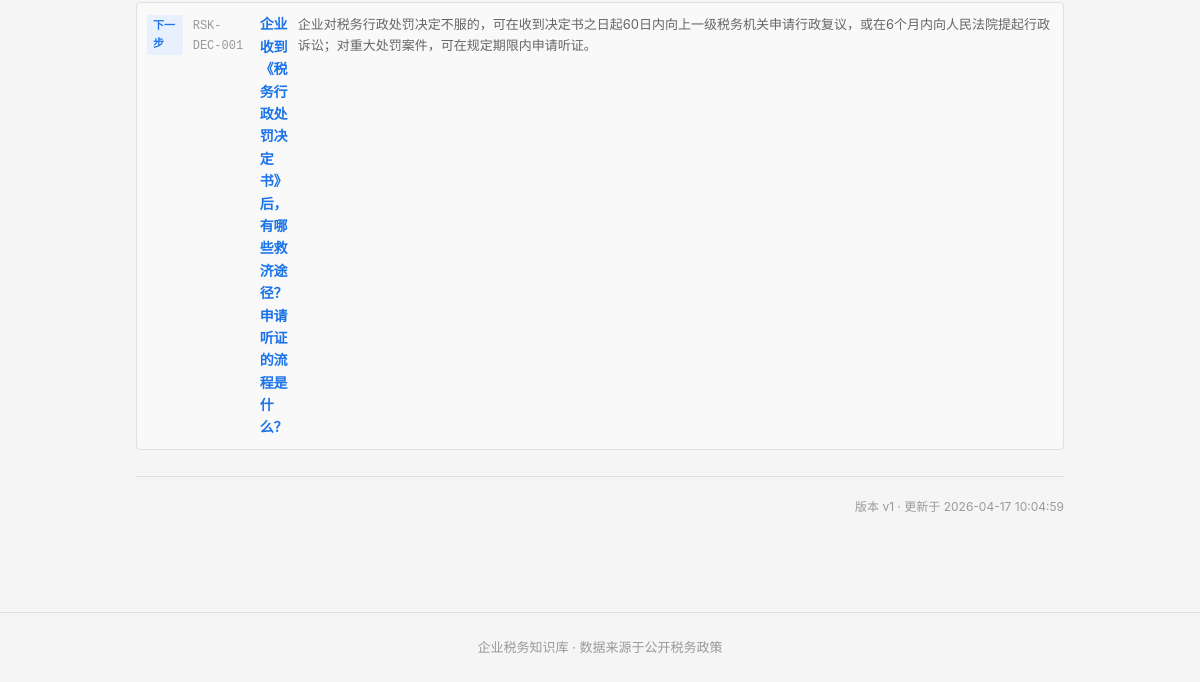
Page /question/RSK-TAX-001 (lower part) on the earlier database version.
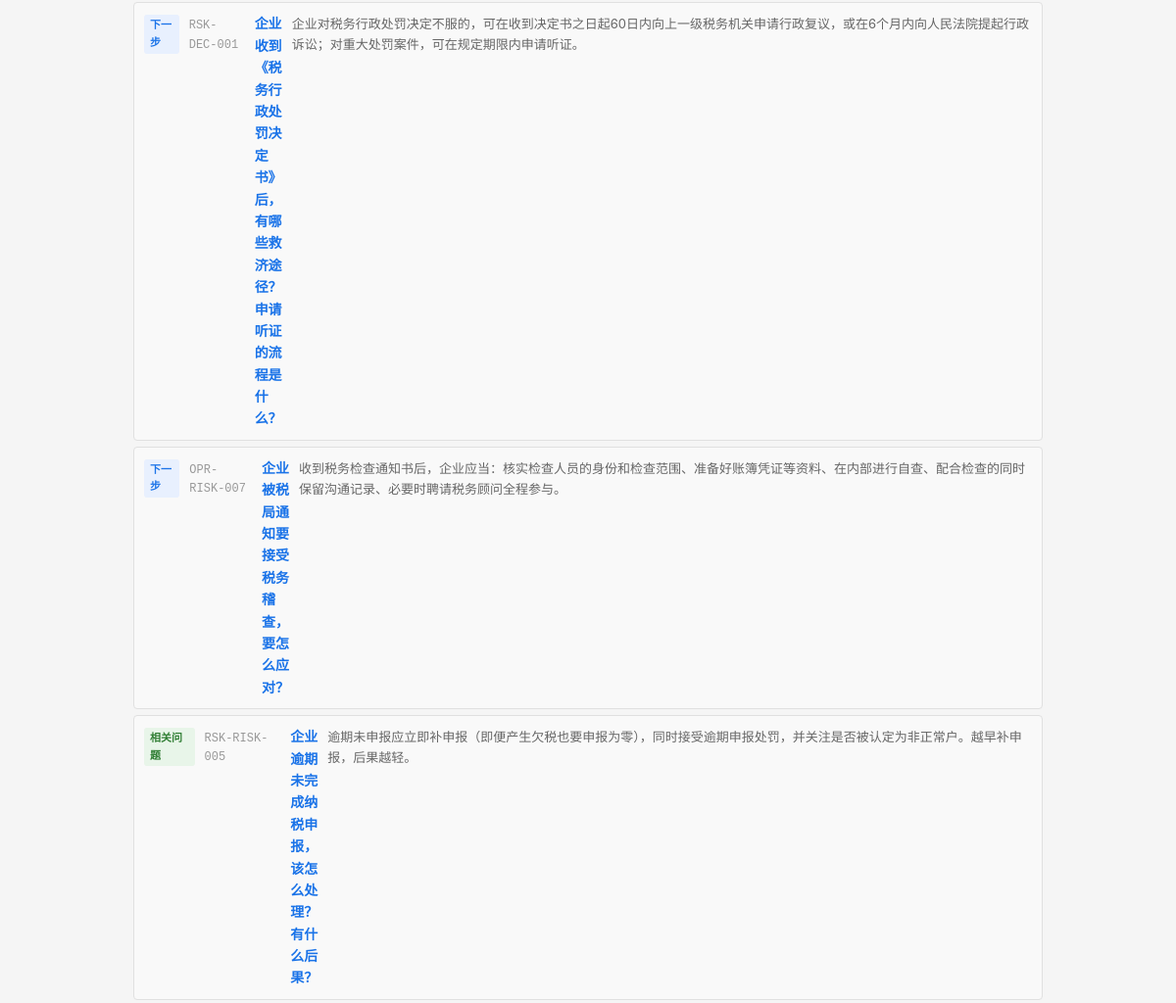
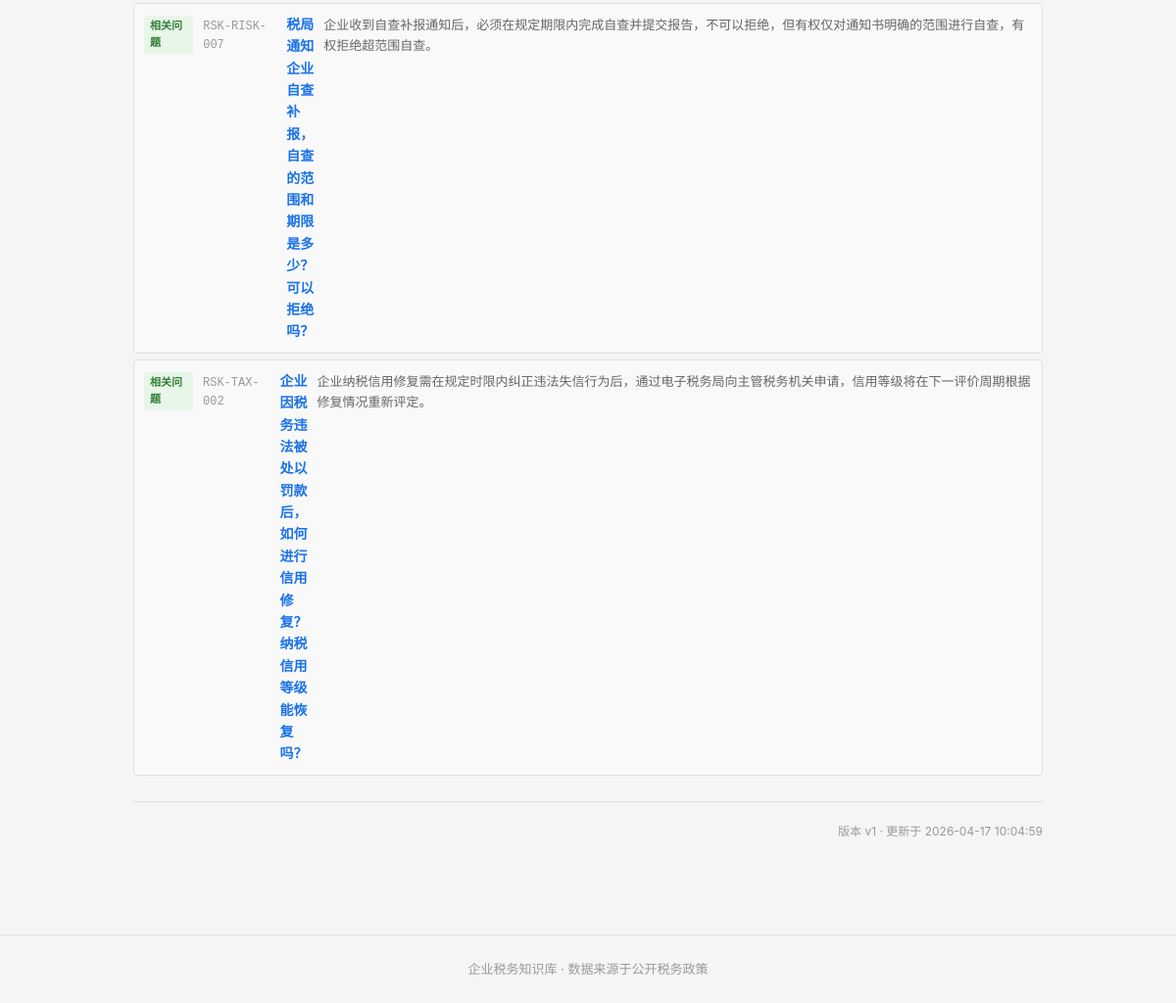
Same page on the later database version (2 pictures, top to bottom).
### tables this page shows
CREATE TABLE question_relation (
    id              INTEGER PRIMARY KEY AUTOINCREMENT,
    question_id     INTEGER NOT NULL,
    related_id      INTEGER NOT NULL,
    relation_type   TEXT NOT NULL,
    display_order   INTEGER NOT NULL DEFAULT 1,

    FOREIGN KEY (question_id) REFERENCES question_master(id) ON DELETE CASCADE,
    FOREIGN KEY (related_id)  REFERENCES question_master(id) ON DELETE CASCADE
);

CREATE TABLE question_master (
    id              INTEGER PRIMARY KEY AUTOINCREMENT,
    question_code   TEXT NOT NULL UNIQUE,
    question_title  TEXT NOT NULL,
    question_plain  TEXT NOT NULL,

    -- 分类
    stage_code      TEXT NOT NULL,
    module_code     TEXT NOT NULL,
    question_type   TEXT NOT NULL,

    -- 答案
    one_line_answer TEXT NOT NULL,
    detailed_answer TEXT,
    core_definition TEXT,

    -- 条件与边界
    applicable_conditions TEXT,
    exceptions_boundary   TEXT,

    -- 实务
    practical_steps TEXT,
    risk_warning    TEXT,

    -- 适用范围
    scope_level     TEXT NOT NULL DEFAULT 'scope_national',
    local_region    TEXT,

    -- 确定性
    answer_certainty TEXT NOT NULL DEFAULT 'certain_clear',

    -- 元数据
    keywords        TEXT,
    high_frequency_flag INTEGER NOT NULL DEFAULT 0,
    newbie_flag     INTEGER NOT NULL DEFAULT 0,

    -- 版本管理
    status          TEXT NOT NULL DEFAULT 'draft',
    version_no      INTEGER NOT NULL DEFAULT 1,

    -- 审计字段
    created_at      TEXT NOT NULL DEFAULT (datetime('now')),
    updated_at      TEXT NOT NULL DEFAULT (datetime('now'))
);

### backend/app.py (the view)
    @app.route('/question/<question_code>')
    def question_detail(question_code):
        from services.question_service import QuestionService
        svc = QuestionService()
        detail = svc.get_question_detail(question_code)
        if not detail:
            return "问题不存在", 404
        stages = svc.get_stages()
        modules = svc.get_modules()
        return render_template('detail.html',
                               detail=detail, stages=stages, modules=modules)

### backend/services/question_service.py (called while the page is built)
    def _query(self, sql, params=None):
        conn = sqlite3.connect(self.db_path)
        conn.execute("PRAGMA foreign_keys = ON")
        conn.row_factory = sqlite3.Row
        cur = conn.cursor()
        if params:
            cur.execute(sql, params)
        else:
            cur.execute(sql)
        rows = cur.fetchall()
        conn.close()
        return [dict(r) for r in rows]

    def _query_one(self, sql, params=None):
        rows = self._query(sql, params)
        return rows[0] if rows else None

    def get_stages(self):
        return self._query("""
            SELECT tag_code, tag_name
            FROM tag_dict
            WHERE tag_category = 'stage'
            ORDER BY display_order
        """)

    def get_modules(self):
        return self._query("""
            SELECT tag_code, tag_name
            FROM tag_dict
            WHERE tag_category = 'module'
            ORDER BY display_order
        """)

### frontend/templates/detail.html (shortened to what this page needs)
{% extends "base.html" %}
{% macro relation_type_label(code) %}
    {%- if code == 'related' -%}相关问题
    {%- elif code == 'next_step' -%}下一步
    {%- elif code == 'prerequisite' -%}前提问题
    {%- elif code == 'similar' -%}相似问题
    {%- elif code == 'see_also' -%}交叉参考
    {%- else -%}{{ code }}{%- endif -%}
{% endmacro %}
{% block main %}
{% if detail.relations %}
<div class="detail-section relations">
    <ul class="relation-list">
        {% for r in detail.relations %}
        <li>
            <a href="/question/{{ r.question_code }}" class="relation-link">
                <span class="rel-type-badge type-{{ r.relation_type }}">{{ relation_type_label(r.relation_type) }}</span>
                <span class="rel-code">{{ r.question_code }}</span>
                <span class="rel-title">{{ r.question_title }}</span>
                <span class="rel-answer">{{ r.one_line_answer }}</span>
            </a>
        </li>
        {% endfor %}
    </ul>
</div>
{% endif %}
<div class="detail-footer">
    <span>版本 v{{ detail.version_no }} · 更新于 {{ detail.updated_at }}</span>
</div>
{% endblock %}

### frontend/templates/base.html (shortened to what this page needs)
<!DOCTYPE html>
<html lang="zh-CN">
<head>
    <link rel="stylesheet" href="{{ url_for('static', filename='css/style.css') }}">
</head>
<body>
    <main class="container main-content">
        {% block main %}{% endblock %}
    </main>
    <footer class="site-footer">
        <div class="container">
            <p>企业税务知识库 · 数据来源于公开税务政策</p>
        </div>
    </footer>
</body>
</html>

### frontend/static/css/style.css (style rules this page uses)
:root { --bg: #f5f5f5; --surface: #ffffff; --border: #e0e0e0; --text: #222222; --text-secondary: #666666; --text-light: #999999; --accent: #1a73e8; --accent-hover: #1557b0; --warning-bg: #fff8e1; --warning-border: #ffc107; --exception-bg: #fff3e0; --exception-border: #ff9800; --tag-stage: #e3f2fd; --tag-module: #f3e5f5; --tag-hf: #fce4ec; --tag-newbie: #e8f5e9; --certainty-clear: #c8e6c9; --certainty-condition: #fff9c4; --certainty-dispute: #ffcdd2; }
* { box-sizing: border-box; margin: 0; padding: 0; }
body { font-family: -apple-system, BlinkMacSystemFont, "Segoe UI", Roboto, "Helvetica Neue", Arial, sans-serif; background: var(--bg); color: var(--text); line-height: 1.6; }
a { color: var(--accent); text-decoration: none; }
.container { max-width: 960px; margin: 0 auto; padding: 0 16px; }
.main-content { padding: 24px 16px 48px; }
.detail-section { margin-bottom: 20px; padding-bottom: 20px; border-bottom: 1px solid var(--border); }
.relation-list { list-style: none; margin-top: 8px; }
.relation-link { display: flex; align-items: baseline; gap: 10px; padding: 10px; background: #f9f9f9; border: 1px solid var(--border); border-radius: 4px; margin-bottom: 6px; }
.rel-code { font-size: 12px; color: var(--text-light); font-family: monospace; }
.rel-title { font-size: 14px; font-weight: 600; flex: 1; }
.rel-answer { font-size: 13px; color: var(--text-secondary); }
.detail-footer { text-align: right; font-size: 12px; color: var(--text-light); margin-top: 16px; }
.rel-type-badge { font-size: 11px; padding: 2px 6px; border-radius: 3px; font-weight: 600; background: #e8f0fe; color: var(--accent); }
.rel-type-badge.type-related { background: #e8f5e9; color: #2e7d32; }
.site-footer { text-align: center; padding: 24px 0; color: var(--text-light); font-size: 13px; border-top: 1px solid var(--border); margin-top: 48px; }

Differences in the rows shown:
added question_relation: relation_type "下一步", question_code "OPR-RISK-007", question_title "企业被税局通知要接受税务稽查，要怎么应对？", one_line_answer "收到税务检查通知书后，企业应当：核实检查人员的身份和检查范围、准备好账簿凭证等资料、在内部进行自查、配合检查的同时保留沟通记录、必要时聘请税务顾问全程参与。"
added question_relation: relation_type "相关问题", question_code "RSK-RISK-005", question_title "企业逾期未完成纳税申报，该怎么处理？有什么后果？", one_line_answer "逾期未申报应立即补申报（即便产生欠税也要申报为零），同时接受逾期申报处罚，并关注是否被认定为非正常户。越早补申报，后果越轻。"
added question_relation: relation_type "相关问题", question_code "RSK-RISK-007", question_title "税局通知企业自查补报，自查的范围和期限是多少？可以拒绝吗？", one_line_answer "企业收到自查补报通知后，必须在规定期限内完成自查并提交报告，不可以拒绝，但有权仅对通知书明确的范围进行自查，有权拒绝超范围自查。"
added question_relation: relation_type "相关问题", question_code "RSK-TAX-002", question_title "企业因税务违法被处以罚款后，如何进行信用修复？纳税信用等级能恢复吗？", one_line_answer "企业纳税信用修复需在规定时限内纠正违法失信行为后，通过电子税务局向主管税务机关申请，信用等级将在下一评价周期根据修复情况重新评定。"
